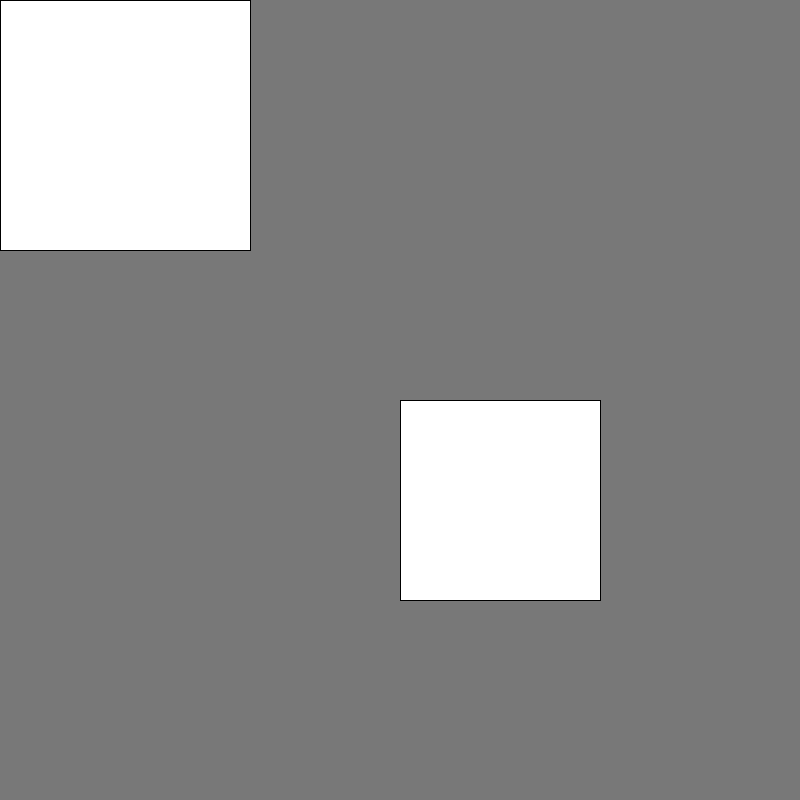
Frame 1 (no input)
Frame 60 (the mouse pressed at the canvas centre just before this capture): identical to frame 1, image omitted
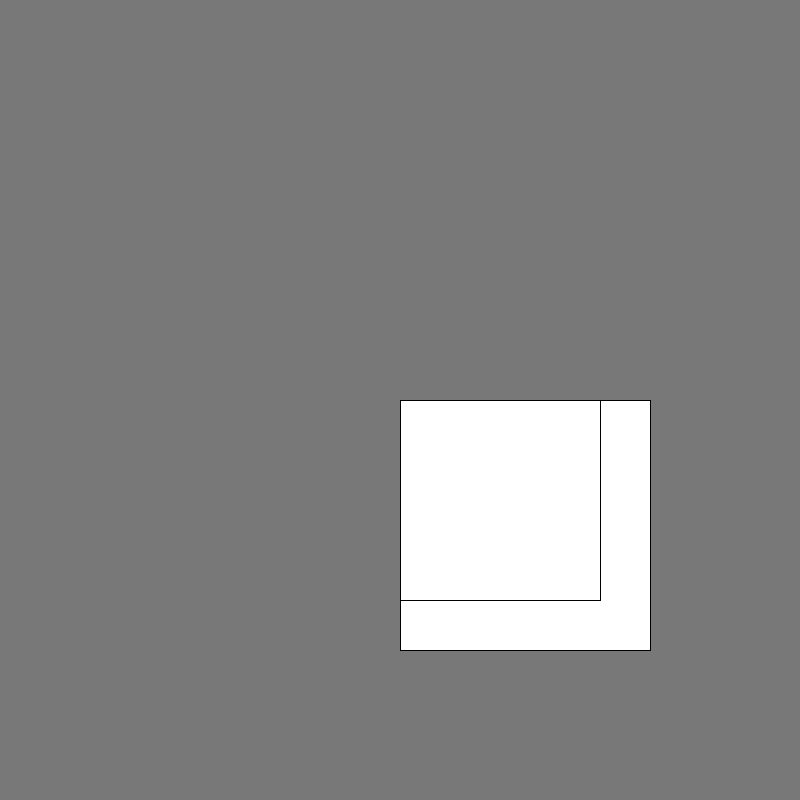
Frame 120 (the mouse held since frame 60 and released just before this capture)

The Processing sketch that drew these frames (run headless with seeded random() and noise(); from frame 60 on, the mouse is pressed at the canvas centre):

// Processing sketch: Collisione_box
// ── Collisione_box.pde
float posizioneX1, posizioneY1, dimensioneX1, dimensioneY1;  //box1
float posizioneX2, posizioneY2, dimensioneX2, dimensioneY2;  //box2
boolean flag;

//da usare per le collisioni dei box con rectMode(CORNER)
boolean collisioneCorner(float pX1, float pY1, float dX1, float dY1, float pX2, float pY2, float dX2, float dY2) {
  boolean collide = false;
  
    if(pX1 < pX2 + dX2 &&
       pX1 + dX1 > pX2 &&
       pY1 < pY2 + dY2 &&
       dY1 + pY1 > pY2) {
      collide = true;
    }
    return collide;
}

//da usare per le collisioni dei box con rectMode(CENTER)
boolean collisioneCenter(float pX1, float pY1, float dX1, float dY1, float pX2, float pY2, float dX2, float dY2) {
  boolean collide = false;
  
    if(pX1 < pX2 + dX2/2 &&
       pX1 + dX1/2 > pX2 &&
       pY1 < pY2 + dY2/2 &&
       dY1/2 + pY1 > pY2) {
      collide = true;
    }
    return collide;
}

void posiziona()
{
  posizioneX1 = mouseX;
  posizioneY1 = mouseY;
}

void disegna()
{
  background(120);
  rectMode(CORNER);
  rect(posizioneX1, posizioneY1, dimensioneX1, dimensioneY1);
  rect(posizioneX2, posizioneY2, dimensioneX2, dimensioneY2);
}

void setup()
{
  posizioneX1 = 0;
  posizioneY1 = 0;
  dimensioneX1 = 250;
  dimensioneY1 = 250;
  posizioneX2 = 400;
  posizioneY2 = 400;
  dimensioneX2 = 200;
  dimensioneY2 = 200;
  size(800, 800);
}

void draw()
{  
  posiziona();
  disegna();
  flag = collisioneCorner(posizioneX1, posizioneY1, dimensioneX1, dimensioneY1, posizioneX2, posizioneY2, dimensioneX2, dimensioneY2);
  println(flag);
}
